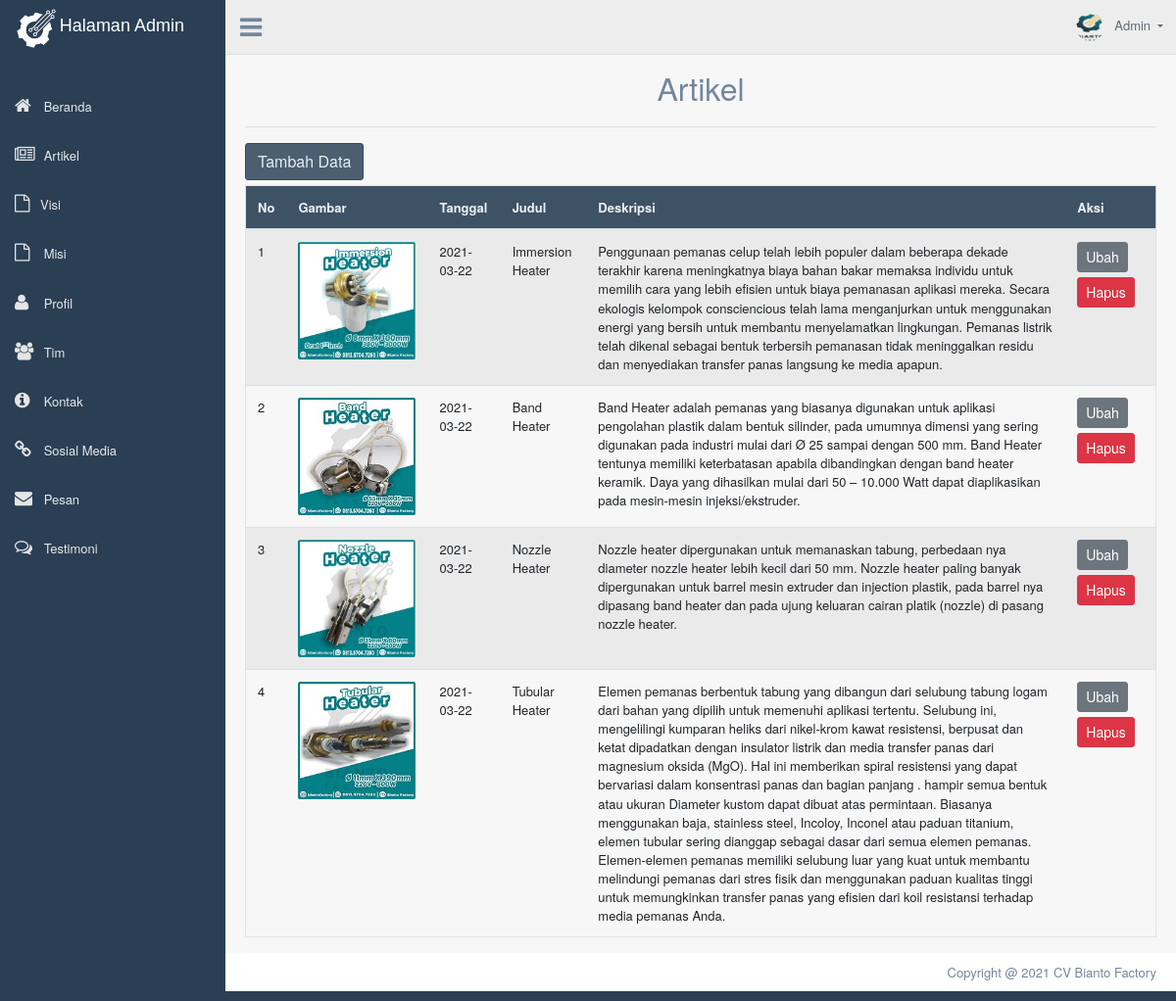
The app's page /admin/dashboard.php?page=tampilartikel (signed in) with its own data.
### tables this page shows
CREATE TABLE `artikel` (
  `id` int(11) NOT NULL,
  `tanggal` date NOT NULL,
  `judul` varchar(255) NOT NULL,
  `deskripsi` longtext NOT NULL,
  `gambar` blob NOT NULL
);

### admin/crutartikel/tampil.php (the view, shortened to what this page needs)
<?php
include('../includes/config.php');
?>
<div class="container" style="margin-top:20px">
	<center>
		<font size="6">Artikel</font>
	</center>
	<hr>
	<a href="dashboard.php?page=tambahartikel"><button class="btn btn-dark right">Tambah Data</button></a>
	<div class="table-responsive">
		<table class="table table-striped jambo_table bulk_action">
			<thead>
				<tr>
					<th>No</th>
					<th>Gambar</th>
					<th>Tanggal</th>
					<th>Judul</th>
					<th>Deskripsi</th>
					<th>Aksi</th>
				</tr>
			</thead>
			<tbody>
				<?php
				$sql = mysqli_query($koneksidb, "SELECT * FROM artikel ORDER BY id DESC") or die(mysqli_error($koneksidb));
				if (mysqli_num_rows($sql) > 0) {
					$no = 1;
					while ($data = mysqli_fetch_assoc($sql)) {
						echo '
						<tr>
							<td>' . $no . '</td>
							<td><img src="assets/images/artikel/'.$data['gambar'].'" height="120"></td>
							<td>' . $data['tanggal'] . '</td>
							<td>' . $data['judul'] . '</td>
							<td>' . $data['deskripsi'] . '</td>
							<td>
								<a href="dashboard.php?page=editartikel&id=' . $data['id'] . '" class="btn btn-secondary btn-sm">Ubah</a>
								<a href="crutartikel/delete.php?id='. $data['id'] . '" class="btn btn-danger btn-sm" onclick="return confirm(\'Yakin ingin menghapus data ini?\')">Hapus</a>
							</td>
						</tr>
						';
						$no++;
					}
				} else {
					echo '
					<tr>
						<td colspan="6">Tidak ada data.</td>
					</tr>
					';
				}
				?>
		</table>
	</div>
</div>

### records on screen
artikel: gambar (picture), tanggal "2021-03-22", judul "Immersion Heater", deskripsi "Penggunaan pemanas celup telah lebih populer dalam beberapa dekade terakhir karena meningkatnya biaya bahan bakar memaksa individu untuk memilih cara yang lebih efisien untuk biaya pemanasan aplikasi mereka. Secara ekologis kelompok consciencious telah lama menganjurkan untuk menggunakan energi yang bersih untuk membantu menyelamatkan lingkungan. Pemanas listrik telah dikenal sebagai bentuk terbersih pemanasan tidak meninggalkan residu dan menyediakan transfer panas langsung ke media apapun."
artikel: gambar (picture), tanggal "2021-03-22", judul "Band Heater", deskripsi "Band Heater adalah pemanas yang biasanya digunakan untuk aplikasi pengolahan plastik dalam bentuk silinder, pada umumnya dimensi yang sering digunakan pada industri mulai dari Ø 25 sampai dengan 500 mm. Band Heater tentunya memiliki keterbatasan apabila dibandingkan dengan band heater keramik. Daya yang dihasilkan mulai dari 50 – 10.000 Watt dapat diaplikasikan pada mesin-mesin injeksi/ekstruder."
artikel: gambar (picture), tanggal "2021-03-22", judul "Nozzle Heater", deskripsi "Nozzle heater dipergunakan untuk memanaskan tabung, perbedaan nya diameter nozzle heater lebih kecil dari 50 mm. Nozzle heater paling banyak dipergunakan untuk barrel mesin extruder dan injection plastik, pada barrel nya dipasang band heater dan pada ujung keluaran cairan platik (nozzle) di pasang nozzle heater."
artikel: gambar (picture), tanggal "2021-03-22", judul "Tubular Heater", deskripsi "Elemen pemanas berbentuk tabung yang dibangun dari selubung tabung logam dari bahan yang dipilih untuk memenuhi aplikasi tertentu. Selubung ini, mengelilingi kumparan heliks dari nikel-krom kawat resistensi, berpusat dan ketat dipadatkan dengan insulator listrik dan media transfer panas dari magnesium oksida (MgO). Hal ini memberikan spiral resistensi yang dapat bervariasi dalam konsentrasi panas dan bagian panjang . hampir semua bentuk atau ukuran Diameter kustom dapat dibuat atas permintaan. Biasanya menggunakan baja, stainless steel, Incoloy, Inconel atau paduan titanium, elemen tubular sering dianggap sebagai dasar dari semua elemen pemanas. Elemen-elemen pemanas memiliki selubung luar…"
